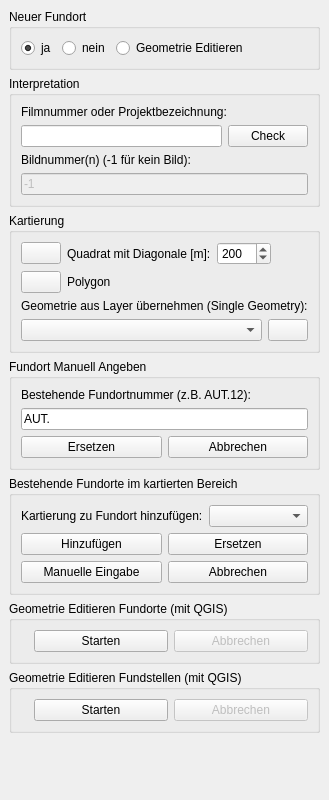
<?xml version="1.0" encoding="UTF-8"?>
<ui version="4.0">
 <class>apisSiteMappingDialog</class>
 <widget class="QDockWidget" name="apisSiteMappingDialog">
  <property name="geometry">
   <rect>
    <x>0</x>
    <y>0</y>
    <width>301</width>
    <height>800</height>
   </rect>
  </property>
  <property name="windowIcon">
   <iconset resource="resource.qrc">
    <normaloff>:/plugins/APIS/icons/apis.png</normaloff>:/plugins/APIS/icons/apis.png</iconset>
  </property>
  <property name="windowTitle">
   <string>APIS Fundort Kartierung</string>
  </property>
  <widget class="QWidget" name="dockWidgetContents">
   <layout class="QVBoxLayout" name="verticalLayout">
    <item>
     <widget class="QGroupBox" name="uiNewSiteGrp">
      <property name="title">
       <string>Neuer Fundort</string>
      </property>
      <layout class="QVBoxLayout" name="verticalLayout_6">
       <item>
        <layout class="QHBoxLayout" name="horizontalLayout">
         <item>
          <widget class="QRadioButton" name="uiNewSiteYesRBtn">
           <property name="text">
            <string>ja</string>
           </property>
           <property name="checked">
            <bool>true</bool>
           </property>
          </widget>
         </item>
         <item>
          <widget class="QRadioButton" name="uiNewSiteNoRBtn">
           <property name="text">
            <string>nein</string>
           </property>
          </widget>
         </item>
         <item>
          <widget class="QRadioButton" name="uiEditGeometryRBtn">
           <property name="text">
            <string>Geometrie Editieren</string>
           </property>
          </widget>
         </item>
         <item>
          <spacer name="horizontalSpacer">
           <property name="orientation">
            <enum>Qt::Horizontal</enum>
           </property>
           <property name="sizeHint" stdset="0">
            <size>
             <width>40</width>
             <height>20</height>
            </size>
           </property>
          </spacer>
         </item>
        </layout>
       </item>
      </layout>
     </widget>
    </item>
    <item>
     <widget class="QGroupBox" name="uiNewSiteInterpretationGrp">
      <property name="title">
       <string>Interpretation</string>
      </property>
      <layout class="QVBoxLayout" name="verticalLayout_2">
       <item>
        <widget class="QLabel" name="label_2">
         <property name="text">
          <string>Filmnummer oder Projektbezeichnung:</string>
         </property>
        </widget>
       </item>
       <item>
        <layout class="QHBoxLayout" name="horizontalLayout_2">
         <item>
          <widget class="QLineEdit" name="uiFilmOrProjectEdit"/>
         </item>
         <item>
          <widget class="QPushButton" name="uiCheckIfFilmBtn">
           <property name="sizePolicy">
            <sizepolicy hsizetype="Minimum" vsizetype="Fixed">
             <horstretch>0</horstretch>
             <verstretch>0</verstretch>
            </sizepolicy>
           </property>
           <property name="text">
            <string>Check</string>
           </property>
           <property name="icon">
            <iconset resource="resource.qrc">
             <normaloff>:/plugins/APIS/icons/ok.png</normaloff>:/plugins/APIS/icons/ok.png</iconset>
           </property>
           <property name="iconSize">
            <size>
             <width>11</width>
             <height>11</height>
            </size>
           </property>
          </widget>
         </item>
        </layout>
       </item>
       <item>
        <widget class="QLabel" name="label_3">
         <property name="text">
          <string>Bildnummer(n) (-1 für kein Bild):</string>
         </property>
        </widget>
       </item>
       <item>
        <layout class="QHBoxLayout" name="horizontalLayout_3">
         <item>
          <widget class="QLineEdit" name="uiImageNumberEdit">
           <property name="enabled">
            <bool>false</bool>
           </property>
           <property name="text">
            <string>-1</string>
           </property>
           <property name="placeholderText">
            <string/>
           </property>
          </widget>
         </item>
        </layout>
       </item>
      </layout>
     </widget>
    </item>
    <item>
     <widget class="QGroupBox" name="uiSiteMappingModesGrp">
      <property name="title">
       <string>Kartierung</string>
      </property>
      <layout class="QVBoxLayout" name="verticalLayout_3">
       <item>
        <layout class="QHBoxLayout" name="horizontalLayout_4">
         <item>
          <widget class="QPushButton" name="uiMapPointAndSquareBtn">
           <property name="text">
            <string/>
           </property>
           <property name="icon">
            <iconset resource="resource.qrc">
             <normaloff>:/plugins/APIS/icons/edit_geometry_square.png</normaloff>:/plugins/APIS/icons/edit_geometry_square.png</iconset>
           </property>
           <property name="iconSize">
            <size>
             <width>20</width>
             <height>24</height>
            </size>
           </property>
          </widget>
         </item>
         <item>
          <widget class="QLabel" name="label_4">
           <property name="text">
            <string>Quadrat mit Diagonale [m]:</string>
           </property>
          </widget>
         </item>
         <item>
          <widget class="QSpinBox" name="uiDiagonalSpn">
           <property name="minimum">
            <number>1</number>
           </property>
           <property name="maximum">
            <number>9999</number>
           </property>
           <property name="value">
            <number>200</number>
           </property>
          </widget>
         </item>
         <item>
          <spacer name="horizontalSpacer_2">
           <property name="orientation">
            <enum>Qt::Horizontal</enum>
           </property>
           <property name="sizeHint" stdset="0">
            <size>
             <width>40</width>
             <height>20</height>
            </size>
           </property>
          </spacer>
         </item>
        </layout>
       </item>
       <item>
        <layout class="QHBoxLayout" name="horizontalLayout_5">
         <item>
          <widget class="QPushButton" name="uiMapPolygonAndPointBtn">
           <property name="text">
            <string/>
           </property>
           <property name="icon">
            <iconset resource="resource.qrc">
             <normaloff>:/plugins/APIS/icons/edit_geometry_polygon.png</normaloff>:/plugins/APIS/icons/edit_geometry_polygon.png</iconset>
           </property>
           <property name="iconSize">
            <size>
             <width>20</width>
             <height>24</height>
            </size>
           </property>
          </widget>
         </item>
         <item>
          <widget class="QLabel" name="label_5">
           <property name="text">
            <string>Polygon</string>
           </property>
          </widget>
         </item>
         <item>
          <spacer name="horizontalSpacer_3">
           <property name="orientation">
            <enum>Qt::Horizontal</enum>
           </property>
           <property name="sizeHint" stdset="0">
            <size>
             <width>40</width>
             <height>20</height>
            </size>
           </property>
          </spacer>
         </item>
        </layout>
       </item>
       <item>
        <layout class="QGridLayout" name="gridLayout">
         <item row="1" column="0">
          <widget class="QgsMapLayerComboBox" name="uiGeometryFromMapLayerCombo">
           <property name="sizePolicy">
            <sizepolicy hsizetype="Expanding" vsizetype="Fixed">
             <horstretch>0</horstretch>
             <verstretch>0</verstretch>
            </sizepolicy>
           </property>
          </widget>
         </item>
         <item row="1" column="1">
          <widget class="QPushButton" name="uiAddGeometryFromMapLayerBtn">
           <property name="icon">
            <iconset resource="resource.qrc">
             <normaloff>:/plugins/APIS/icons/add.png</normaloff>:/plugins/APIS/icons/add.png</iconset>
           </property>
           <property name="iconSize">
            <size>
             <width>20</width>
             <height>24</height>
            </size>
           </property>
          </widget>
         </item>
         <item row="0" column="0" colspan="2">
          <widget class="QLabel" name="label_10">
           <property name="text">
            <string>Geometrie aus Layer übernehmen (Single Geometry):</string>
           </property>
          </widget>
         </item>
        </layout>
       </item>
      </layout>
     </widget>
    </item>
    <item>
     <widget class="QGroupBox" name="uiAddToSiteManuallyGrp">
      <property name="enabled">
       <bool>true</bool>
      </property>
      <property name="autoFillBackground">
       <bool>false</bool>
      </property>
      <property name="title">
       <string>Fundort Manuell Angeben</string>
      </property>
      <layout class="QVBoxLayout" name="verticalLayout_5">
       <item>
        <widget class="QLabel" name="label_7">
         <property name="text">
          <string>Bestehende Fundortnummer (z.B. AUT.12):</string>
         </property>
        </widget>
       </item>
       <item>
        <layout class="QHBoxLayout" name="horizontalLayout_9">
         <item>
          <widget class="QLineEdit" name="uiProvidedSiteNumberEdit">
           <property name="text">
            <string>AUT.</string>
           </property>
           <property name="placeholderText">
            <string>AUT.</string>
           </property>
          </widget>
         </item>
        </layout>
       </item>
       <item>
        <layout class="QHBoxLayout" name="horizontalLayout_8">
         <item>
          <widget class="QPushButton" name="uiReplaceProvidedSiteBtn">
           <property name="text">
            <string>Ersetzen</string>
           </property>
           <property name="icon">
            <iconset resource="resource.qrc">
             <normaloff>:/plugins/APIS/icons/replace.png</normaloff>:/plugins/APIS/icons/replace.png</iconset>
           </property>
           <property name="iconSize">
            <size>
             <width>11</width>
             <height>11</height>
            </size>
           </property>
          </widget>
         </item>
         <item>
          <widget class="QPushButton" name="uiCancelManuallyEditingBtn">
           <property name="text">
            <string>Abbrechen</string>
           </property>
           <property name="icon">
            <iconset resource="resource.qrc">
             <normaloff>:/plugins/APIS/icons/cancel.png</normaloff>:/plugins/APIS/icons/cancel.png</iconset>
           </property>
           <property name="iconSize">
            <size>
             <width>11</width>
             <height>11</height>
            </size>
           </property>
          </widget>
         </item>
        </layout>
       </item>
      </layout>
     </widget>
    </item>
    <item>
     <widget class="QGroupBox" name="uiAddToSiteByIntersectionGrp">
      <property name="title">
       <string>Bestehende Fundorte im kartierten Bereich</string>
      </property>
      <layout class="QVBoxLayout" name="verticalLayout_4">
       <item>
        <layout class="QHBoxLayout" name="horizontalLayout_6">
         <item>
          <widget class="QLabel" name="label_6">
           <property name="text">
            <string>Kartierung zu Fundort hinzufügen:</string>
           </property>
          </widget>
         </item>
         <item>
          <widget class="QComboBox" name="uiIntersectingSitesCombo"/>
         </item>
        </layout>
       </item>
       <item>
        <layout class="QHBoxLayout" name="horizontalLayout_7">
         <item>
          <widget class="QPushButton" name="uiAddToSelectedSiteBtn">
           <property name="text">
            <string>Hinzufügen</string>
           </property>
           <property name="icon">
            <iconset resource="resource.qrc">
             <normaloff>:/plugins/APIS/icons/add.png</normaloff>:/plugins/APIS/icons/add.png</iconset>
           </property>
           <property name="iconSize">
            <size>
             <width>11</width>
             <height>11</height>
            </size>
           </property>
          </widget>
         </item>
         <item>
          <widget class="QPushButton" name="uiReplaceSelectedSiteBtn">
           <property name="text">
            <string>Ersetzen</string>
           </property>
           <property name="icon">
            <iconset resource="resource.qrc">
             <normaloff>:/plugins/APIS/icons/replace.png</normaloff>:/plugins/APIS/icons/replace.png</iconset>
           </property>
           <property name="iconSize">
            <size>
             <width>11</width>
             <height>11</height>
            </size>
           </property>
          </widget>
         </item>
        </layout>
       </item>
       <item>
        <layout class="QHBoxLayout" name="horizontalLayout_10">
         <item>
          <widget class="QPushButton" name="uiProvideSiteManuallyBtn">
           <property name="text">
            <string>Manuelle Eingabe</string>
           </property>
           <property name="icon">
            <iconset resource="resource.qrc">
             <normaloff>:/plugins/APIS/icons/add.png</normaloff>:/plugins/APIS/icons/add.png</iconset>
           </property>
           <property name="iconSize">
            <size>
             <width>11</width>
             <height>11</height>
            </size>
           </property>
          </widget>
         </item>
         <item>
          <widget class="QPushButton" name="uiCancelSelectedEditingBtn">
           <property name="text">
            <string>Abbrechen</string>
           </property>
           <property name="icon">
            <iconset resource="resource.qrc">
             <normaloff>:/plugins/APIS/icons/cancel.png</normaloff>:/plugins/APIS/icons/cancel.png</iconset>
           </property>
           <property name="iconSize">
            <size>
             <width>11</width>
             <height>11</height>
            </size>
           </property>
          </widget>
         </item>
        </layout>
       </item>
      </layout>
     </widget>
    </item>
    <item>
     <widget class="QGroupBox" name="uiEditGeometryGrp">
      <property name="title">
       <string>Geometrie Editieren Fundorte (mit QGIS)</string>
      </property>
      <layout class="QHBoxLayout" name="horizontalLayout_11">
       <item>
        <widget class="QLabel" name="label">
         <property name="sizePolicy">
          <sizepolicy hsizetype="Minimum" vsizetype="Minimum">
           <horstretch>0</horstretch>
           <verstretch>0</verstretch>
          </sizepolicy>
         </property>
         <property name="pixmap">
          <pixmap resource="resource.qrc">:/plugins/APIS/icons/site.png</pixmap>
         </property>
        </widget>
       </item>
       <item>
        <widget class="QPushButton" name="uiEditGeometryStartBtn">
         <property name="sizePolicy">
          <sizepolicy hsizetype="Expanding" vsizetype="Fixed">
           <horstretch>0</horstretch>
           <verstretch>0</verstretch>
          </sizepolicy>
         </property>
         <property name="text">
          <string>Starten</string>
         </property>
         <property name="icon">
          <iconset resource="resource.qrc">
           <normaloff>:/plugins/APIS/icons/edit_geometry_polygon.png</normaloff>:/plugins/APIS/icons/edit_geometry_polygon.png</iconset>
         </property>
        </widget>
       </item>
       <item>
        <widget class="QPushButton" name="uiEditGeometryCancelBtn">
         <property name="enabled">
          <bool>false</bool>
         </property>
         <property name="sizePolicy">
          <sizepolicy hsizetype="Expanding" vsizetype="Fixed">
           <horstretch>0</horstretch>
           <verstretch>0</verstretch>
          </sizepolicy>
         </property>
         <property name="text">
          <string>Abbrechen</string>
         </property>
         <property name="icon">
          <iconset resource="resource.qrc">
           <normaloff>:/plugins/APIS/icons/cancel.png</normaloff>:/plugins/APIS/icons/cancel.png</iconset>
         </property>
        </widget>
       </item>
      </layout>
     </widget>
    </item>
    <item>
     <widget class="QGroupBox" name="uiEditFindspotGeometryGrp">
      <property name="title">
       <string>Geometrie Editieren Fundstellen (mit QGIS)</string>
      </property>
      <layout class="QHBoxLayout" name="horizontalLayout_12">
       <item>
        <widget class="QLabel" name="label_8">
         <property name="sizePolicy">
          <sizepolicy hsizetype="Minimum" vsizetype="Minimum">
           <horstretch>0</horstretch>
           <verstretch>0</verstretch>
          </sizepolicy>
         </property>
         <property name="text">
          <string/>
         </property>
         <property name="pixmap">
          <pixmap resource="resource.qrc">:/plugins/APIS/icons/findspot.png</pixmap>
         </property>
        </widget>
       </item>
       <item>
        <widget class="QPushButton" name="uiEditFindspotGeometryStartBtn">
         <property name="sizePolicy">
          <sizepolicy hsizetype="Expanding" vsizetype="Fixed">
           <horstretch>0</horstretch>
           <verstretch>0</verstretch>
          </sizepolicy>
         </property>
         <property name="text">
          <string>Starten</string>
         </property>
         <property name="icon">
          <iconset resource="resource.qrc">
           <normaloff>:/plugins/APIS/icons/edit_geometry_polygon.png</normaloff>:/plugins/APIS/icons/edit_geometry_polygon.png</iconset>
         </property>
        </widget>
       </item>
       <item>
        <widget class="QPushButton" name="uiEditFindspotGeometryCancelBtn">
         <property name="enabled">
          <bool>false</bool>
         </property>
         <property name="sizePolicy">
          <sizepolicy hsizetype="Expanding" vsizetype="Fixed">
           <horstretch>0</horstretch>
           <verstretch>0</verstretch>
          </sizepolicy>
         </property>
         <property name="text">
          <string>Abbrechen</string>
         </property>
         <property name="icon">
          <iconset resource="resource.qrc">
           <normaloff>:/plugins/APIS/icons/cancel.png</normaloff>:/plugins/APIS/icons/cancel.png</iconset>
         </property>
        </widget>
       </item>
      </layout>
     </widget>
    </item>
    <item>
     <spacer name="verticalSpacer">
      <property name="orientation">
       <enum>Qt::Vertical</enum>
      </property>
      <property name="sizeHint" stdset="0">
       <size>
        <width>20</width>
        <height>40</height>
       </size>
      </property>
     </spacer>
    </item>
   </layout>
  </widget>
 </widget>
 <customwidgets>
  <customwidget>
   <class>QgsMapLayerComboBox</class>
   <extends>QComboBox</extends>
   <header>qgsmaplayercombobox.h</header>
  </customwidget>
 </customwidgets>
 <resources>
  <include location="resource.qrc"/>
 </resources>
 <connections/>
</ui>
